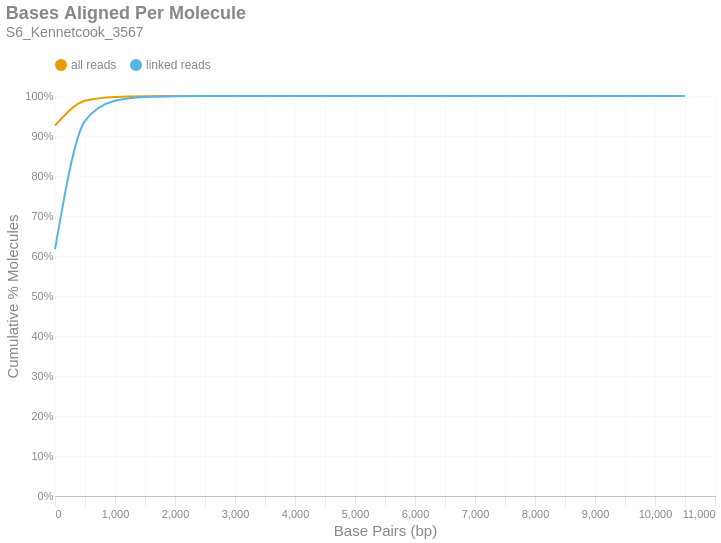

The code cell stored with this chart in its notebook:
### Markdown cell above
### Bases Aligned Per Molecule
This is a cumulative frequency distribution showing the number of base pairs aligned per unique molecule. These data are shown in 500 bp bins. There are two distributions: one with `all reads` (yellow) and another with only `linked reads` (blue). The percent of molecules in the `linked reads` distribution is relative to the total number of linked molecules.

### Code cell
if SKIPLR:
    print_html(f"Skipped")
else:
    binned_df = consolidated_hist(valids['aligned_bp'], mask, 500, True)
    with SafeRender(binned_df):
        (
            density_plot(binned_df, 'Bases Aligned Per Molecule', samplename, 'basesper')
            .encode(
                x=alt.X('bin:Q', title="Base Pairs (bp)").axis(tickMinStep=500).scale(padding=0),
                y=alt.Y('value:Q', title='Cumulative % Molecules')
                    .axis(format='%')
                    .scale(domain = [0,1])
                    .stack(False),
                color=alt.Color("key:N").scale(domain = ["all reads", "linked reads"]),
                tooltip = [
                    alt.Tooltip("key:N", title = "Data Type"),
                    alt.Tooltip("range_label:N", title="Bases Aligned Per Molecule"),
                    alt.Tooltip("value:Q", format = ".2%", title="% Molecules (Cum.)")
                ]
            )
        ).display()

### Figure 1 — Vega-Lite specification as saved in the notebook (floating-point values rounded to 4 significant figures)
{"width": "container", "height": 400, "config": {"title": {"anchor": "start", "dy": -15, "fontSize": 18, "color": "#888888", "subtitleColor": "#888888", "subtitleFontSize": 14}, "arc": {"fill": "#0072B2"}, "axis": {"domainColor": "#888888", "domainWidth": 0.5, "gridWidth": 0.2, "grid": false, "titleFontWeight": 400, "titleFontSize": 15, "labelFontSize": 11, "labelColor": "#888888", "tickColor": "#888888", "tickWidth": 0.2, "titleColor": "#888888"}, "axisBand": {"grid": false}, "axisX": {"grid": true, "tickSize": 10, "domainCap": "round"}, "axisY": {"domain": false, "grid": true, "tickSize": 0, "domainCap": "round"}, "background": "transparent", "header": {"labelFontSize": 15, "labelColor": "#888888", "titleFontSize": 15, "titleFontWeight": 600, "titleColor": "#888888"}, "legend": {"labelFont": "sans-serif", "labelFontSize": 12, "labelColor": "#888888", "symbolSize": 100, "symbolType": "circle", "titleFontSize": 12, "titlePadding": 10, "titleColor": "#888888", "title": null, "orient": "top"}, "range": {"category": ["#E69F00", "#56B4E9", "#009E73", "#F0E442", "#0072B2", "#D55E00", "#CC79A7", "#000000"], "diverging": ["#cfe8f3", "#a2d4ec", "#73bfe2", "#46abdb", "#1696d2", "#12719e"]}, "area": {"fill": "#0072B2", "fillOpacity": 0.7, "line": true, "strokeOpacity": 0.7}, "line": {"color": "#0072B2", "stroke": "#0072B2", "strokeWidth": 2}, "trail": {"color": "#0072B2", "stroke": "#0072B2", "strokeWidth": 0, "size": 1}, "point": {"filled": true, "fillOpacity": 1.0, "size": 95}, "text": {"color": "#888888", "fontSize": 11, "align": "right", "fontWeight": 400, "size": 11}, "bar": {"fill": "#0072B2", "stroke": null}, "view": {"stroke": null, "continuousWidth": 660, "continuousHeight": 400}}, "data": {"name": "data-f398d437a6909b2f5bb610bcdbb58a7d"}, "mark": {"type": "line", "interpolate": "monotone", "point": {"opacity": 0, "size": 275}}, "encoding": {"color": {"field": "key", "scale": {"domain": ["all reads", "linked reads"]}, "type": "nominal"}, "tooltip": [{"field": "key", "title": "Data Type", "type": "nominal"}, {"field": "range_label", "title": "Bases Aligned Per Molecule", "type": "nominal"}, {"field": "value", "format": ".2%", "title": "% Molecules (Cum.)", "type": "quantitative"}], "x": {"axis": {"tickMinStep": 500}, "field": "bin", "scale": {"padding": 0}, "title": "Base Pairs (bp)", "type": "quantitative"}, "y": {"axis": {"format": "%"}, "field": "value", "scale": {"domain": [0, 1]}, "stack": false, "title": "Cumulative % Molecules", "type": "quantitative"}}, "params": [{"name": "param_c36ac31b6afebe62", "select": {"type": "point", "fields": ["key"]}, "bind": "legend"}], "title": {"text": "Bases Aligned Per Molecule", "subtitle": "S6_Kennetcook_3567"}, "transform": [{"fold": ["all reads (cumsum)", "linked reads (cumsum)"]}, {"calculate": "replace(datum.key, ' (cumsum)', '')", "as": "key"}, {"filter": {"param": "param_c36ac31b6afebe62"}}], "usermeta": {"embedOptions": {"downloadFileName": "S6_Kennetcook_3567.basesper"}}, "$schema": "https://vega.github.io/schema/vega-lite/v6.1.0.json", "datasets": {"data-f398d437a6909b2f5bb610bcdbb58a7d": [{"bin": "0.0", "interval": "0.0-500.0", "all reads": 0.9262, "linked reads": 0.6167, "all reads (cumsum)": 0.9262, "linked reads (cumsum)": 0.6167, "range_label": "0-499"}, {"bin": "500.0", "interval": "500.0-1000.0", "all reads": 0.062, "linked reads": 0.3211, "all reads (cumsum)": 0.9882, "linked reads (cumsum)": 0.9377, "range_label": "500-999"}, {"bin": "1000.0", "interval": "1000.0-1500.0", "all reads": 0.009556, "linked reads": 0.05045, "all reads (cumsum)": 0.9978, "linked reads (cumsum)": 0.9882, "range_label": "1000-1499"}, {"bin": "1500.0", "interval": "1500.0-2000.0", "all reads": 0.00173, "linked reads": 0.009136, "all reads (cumsum)": 0.9995, "linked reads (cumsum)": 0.9973, "range_label": "1500-1999"}, {"bin": "2000.0", "interval": "2000.0-2500.0", "all reads": 0.0003798, "linked reads": 0.002005, "all reads (cumsum)": 0.9999, "linked reads (cumsum)": 0.9993, "range_label": "2000-2499"}, {"bin": "2500.0", "interval": "2500.0-3000.0", "all reads": 9.486e-05, "linked reads": 0.0005008, "all reads (cumsum)": 1.0, "linked reads (cumsum)": 0.9998, "range_label": "2500-2999"}, {"bin": "3000.0", "interval": "3000.0-3500.0", "all reads": 2.163e-05, "linked reads": 0.0001142, "all reads (cumsum)": 1.0, "linked reads (cumsum)": 1.0, "range_label": "3000-3499"}, {"bin": "3500.0", "interval": "3500.0-4000.0", "all reads": 7.581e-06, "linked reads": 4.003e-05, "all reads (cumsum)": 1.0, "linked reads (cumsum)": 1.0, "range_label": "3500-3999"}, {"bin": "4000.0", "interval": "4000.0-4500.0", "all reads": 7.396e-07, "linked reads": 3.905e-06, "all reads (cumsum)": 1.0, "linked reads (cumsum)": 1.0, "range_label": "4000-4499"}, {"bin": "4500.0", "interval": "4500.0-5000.0", "all reads": 7.396e-07, "linked reads": 3.905e-06, "all reads (cumsum)": 1.0, "linked reads (cumsum)": 1.0, "range_label": "4500-4999"}, {"bin": "5000.0", "interval": "5000.0-5500.0", "all reads": 0.0, "linked reads": 0.0, "all reads (cumsum)": 1.0, "linked reads (cumsum)": 1.0, "range_label": "5000-5499"}, {"bin": "5500.0", "interval": "5500.0-6000.0", "all reads": 0.0, "linked reads": 0.0, "all reads (cumsum)": 1.0, "linked reads (cumsum)": 1.0, "range_label": "5500-5999"}, {"bin": "6000.0", "interval": "6000.0-6500.0", "all reads": 0.0, "linked reads": 0.0, "all reads (cumsum)": 1.0, "linked reads (cumsum)": 1.0, "range_label": "6000-6499"}, {"bin": "6500.0", "interval": "6500.0-7000.0", "all reads": 0.0, "linked reads": 0.0, "all reads (cumsum)": 1.0, "linked reads (cumsum)": 1.0, "range_label": "6500-6999"}, {"bin": "7000.0", "interval": "7000.0-7500.0", "all reads": 0.0, "linked reads": 0.0, "all reads (cumsum)": 1.0, "linked reads (cumsum)": 1.0, "range_label": "7000-7499"}, {"bin": "7500.0", "interval": "7500.0-8000.0", "all reads": 0.0, "linked reads": 0.0, "all reads (cumsum)": 1.0, "linked reads (cumsum)": 1.0, "range_label": "7500-7999"}, {"bin": "8000.0", "interval": "8000.0-8500.0", "all reads": 0.0, "linked reads": 0.0, "all reads (cumsum)": 1.0, "linked reads (cumsum)": 1.0, "range_label": "8000-8499"}, {"bin": "8500.0", "interval": "8500.0-9000.0", "all reads": 0.0, "linked reads": 0.0, "all reads (cumsum)": 1.0, "linked reads (cumsum)": 1.0, "range_label": "8500-8999"}, {"bin": "9000.0", "interval": "9000.0-9500.0", "all reads": 0.0, "linked reads": 0.0, "all reads (cumsum)": 1.0, "linked reads (cumsum)": 1.0, "range_label": "9000-9499"}, {"bin": "9500.0", "interval": "9500.0-10000.0", "all reads": 0.0, "linked reads": 0.0, "all reads (cumsum)": 1.0, "linked reads (cumsum)": 1.0, "range_label": "9500-9999"}, {"bin": "10000.0", "interval": "10000.0-10500.0", "all reads": 0.0, "linked reads": 0.0, "all reads (cumsum)": 1.0, "linked reads (cumsum)": 1.0, "range_label": "10000-10499"}, {"bin": "10500.0", "interval": "10500.0-11000.0", "all reads": 1.849e-07, "linked reads": 9.763e-07, "all reads (cumsum)": 1.0, "linked reads (cumsum)": 1.0, "range_label": "10500-10999"}]}}
